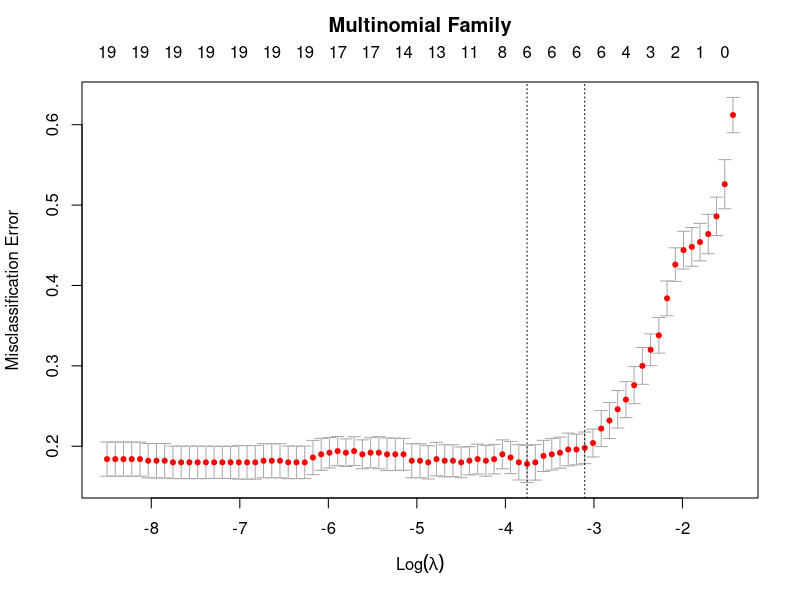

The R script that drew this image:
# 加载带有惩罚项的广义线性模型
library("glmnet")
# 设置工作路径
setwd("D:\\softwares\\applied statistics\\rcodelearning\\chap44\\sourcecode")
# 生成数据
set.seed(1010)
n <- 500
p <- 30
# 维度截取整数
nzc <- trunc(p / 10)
x <- matrix(rnorm(n * p), n, p)
# 构造稀疏的系数
beta <- matrix(rnorm(30), 10, 3)
beta <- rbind(beta, matrix(0, p - 10, 3))
f <- x %*% beta
p <- exp(f)
# 真实的概率
p <- p / apply(p, 1, sum)
# 生成多项分布的结果y
g <- glmnet:::rmult(p)
cvfit <- cv.glmnet(x, g, family = "multinomial", type = "class")
dev.new()
pdf("../codeimage/code4.pdf")
plot(cvfit)
title("Multinomial Family", line = 2.5)
dev.off()
dev.off()
# 保存工作空间
save.image("R8.RData")
